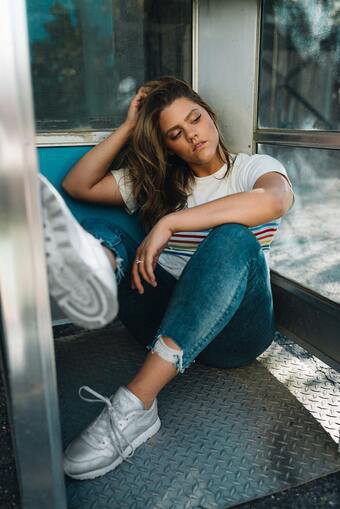
#> input picture media/1_uR8x-TMyJ7yr2MPZHRIprA.jpeg, 340 x 509 px, given in place of out.png, which was not available
$ python cartoonize.py out.png out.png
#> lines starting #> are read from the running program, lines starting #| are printed output that depends on the picture; pictures that were not available may be replaced by others from this repository, and a replacement may not be noted
#> in cartoonify, originalmage is the input picture: shape (509, 340, 3); mean B, G, R 100.6, 102.4, 92.2
import cv2
import numpy as np
import sys
import os
from pathlib import Path

def color_quantization(img, k):
  data = np.float32(img).reshape((-1, 3))

  criteria = (cv2.TERM_CRITERIA_EPS + cv2.TERM_CRITERIA_MAX_ITER, 20, 0.001)

  ret, label, center = cv2.kmeans(data, k, None, criteria, 10, cv2.KMEANS_RANDOM_CENTERS)
  center = np.uint8(center)
  result = center[label.flatten()]
  result = result.reshape(img.shape)
  return result

def edge_mask(img, line_size, blur_value):
#> called with line_size = 7, blur_value = 7
  gray = cv2.cvtColor(img, cv2.COLOR_BGR2GRAY)
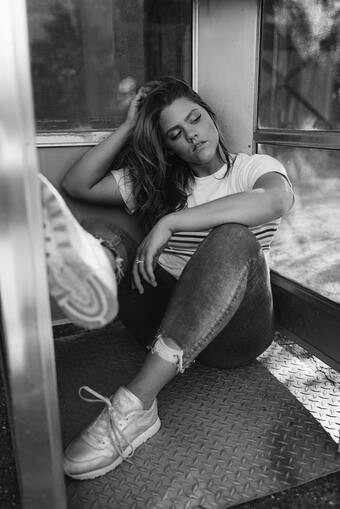
#> gray: shape (509, 340); min 1, max 255, mean 100.7
  gray_blur = cv2.medianBlur(gray, blur_value)
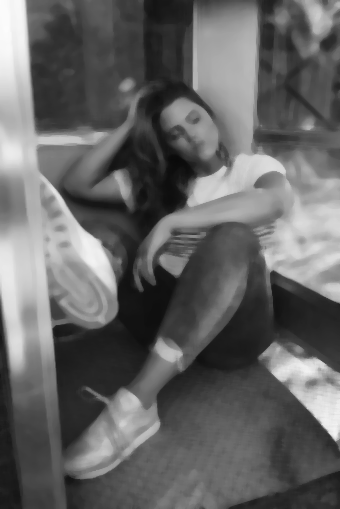
#> gray_blur: shape (509, 340); min 10, max 252, mean 100.8
  edges = cv2.adaptiveThreshold(gray_blur, 255, cv2.ADAPTIVE_THRESH_MEAN_C, cv2.THRESH_BINARY, line_size, blur_value)
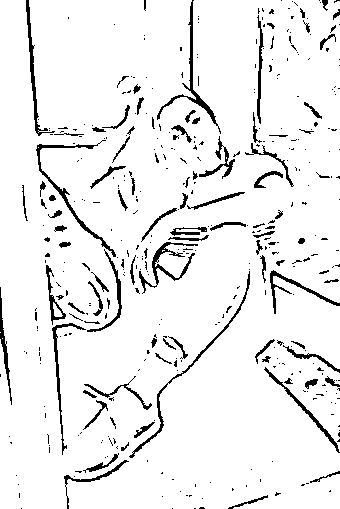
#> edges: shape (509, 340); 93% white; black in thin lines or dots
  return edges


def cartoonify(ImagePath, ImageName):
    originalmage = cv2.imread(ImagePath)
    originalmage = cv2.cvtColor(originalmage, cv2.COLOR_BGR2RGB)
    line_size = 7
    blur_value = 7
    edges = edge_mask(originalmage, line_size, blur_value)

    total_color = 9
    originalmage = color_quantization(originalmage, total_color)
#> in color_quantization, `ret, label, center = cv2.kmeans(data, k, None, criteria, 10, cv2.KMEAN..`: ret = 95900976.9; center = [[15.62, 85.35, 100.7], [171.7, 177.3, 173.9], [23.85, 33.51, 34.96], [126.9, 138.5, 135.8], [195.2, 152, 125.4], [54.69, 65.73, 63.62], [217.3, 218, 214.7], [140.4, 101.6, 76.45], [78.91, 99.15, 101.3]]
#> in color_quantization, `center = np.uint8(center)`: center = [[15, 85, 100], [171, 177, 173], [23, 33, 34], [126, 138, 135], [195, 152, 125], [54, 65, 63], [217, 217, 214], [140, 101, 76], [78, 99, 101]]
#> in color_quantization, `result = result.reshape(img.shape)`:
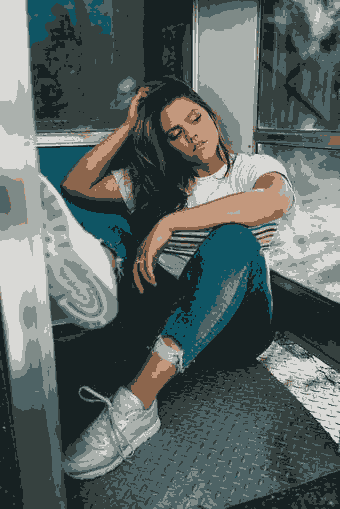
#> result: shape (509, 340, 3); mean R, G, B 91.5, 101.9, 100

    blurred = cv2.bilateralFilter(originalmage, d=7, sigmaColor=200, sigmaSpace=200)
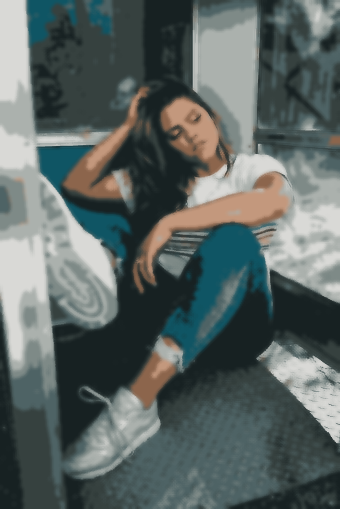
#> blurred: shape (509, 340, 3); mean R, G, B 91.6, 101.9, 100
    cartoon = cv2.bitwise_and(blurred, blurred, mask=edges)
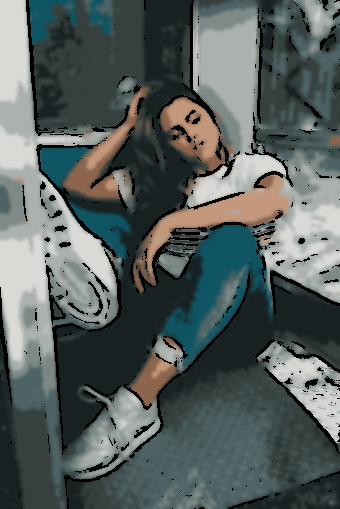
#> cartoon: shape (509, 340, 3); mean R, G, B 86.3, 95.9, 94.2

    return save(cartoon, ImagePath, ImageName)

def save(image, ImagePath, ImageName):
    # path1 = os.path.dirname(ImagePath)
    # extension=os.path.splitext(ImagePath)[1]
#> called with ImagePath = 'out.png', ImageName = 'out.png'
    BASE_DIR = Path(__file__).resolve().parent.parent
    # path = os.path.join(path1, extension)
    #
    # cv2.imwrite(path, cv2.cvtColor(image, cv2.COLOR_RGB2BGR))

    path1 = os.path.dirname(ImagePath)
    # extension=os.path.splitext(ImagePath)[1]
    extension = '.jpeg'
    path = os.path.join(path1, extension)
    newName="result"
    STATIC_DIR = os.path.join(BASE_DIR, 'cartoon\\static', newName+extension)
    print(STATIC_DIR)
    cv2.imwrite(STATIC_DIR, cv2.cvtColor(image, cv2.COLOR_RGB2BGR))

output = cartoonify(sys.argv[1], sys.argv[2])
# cv2.imshow('img', org)
# originalmage = cv2.cvtColor(org, cv2.COLOR_BGR2RGB)
